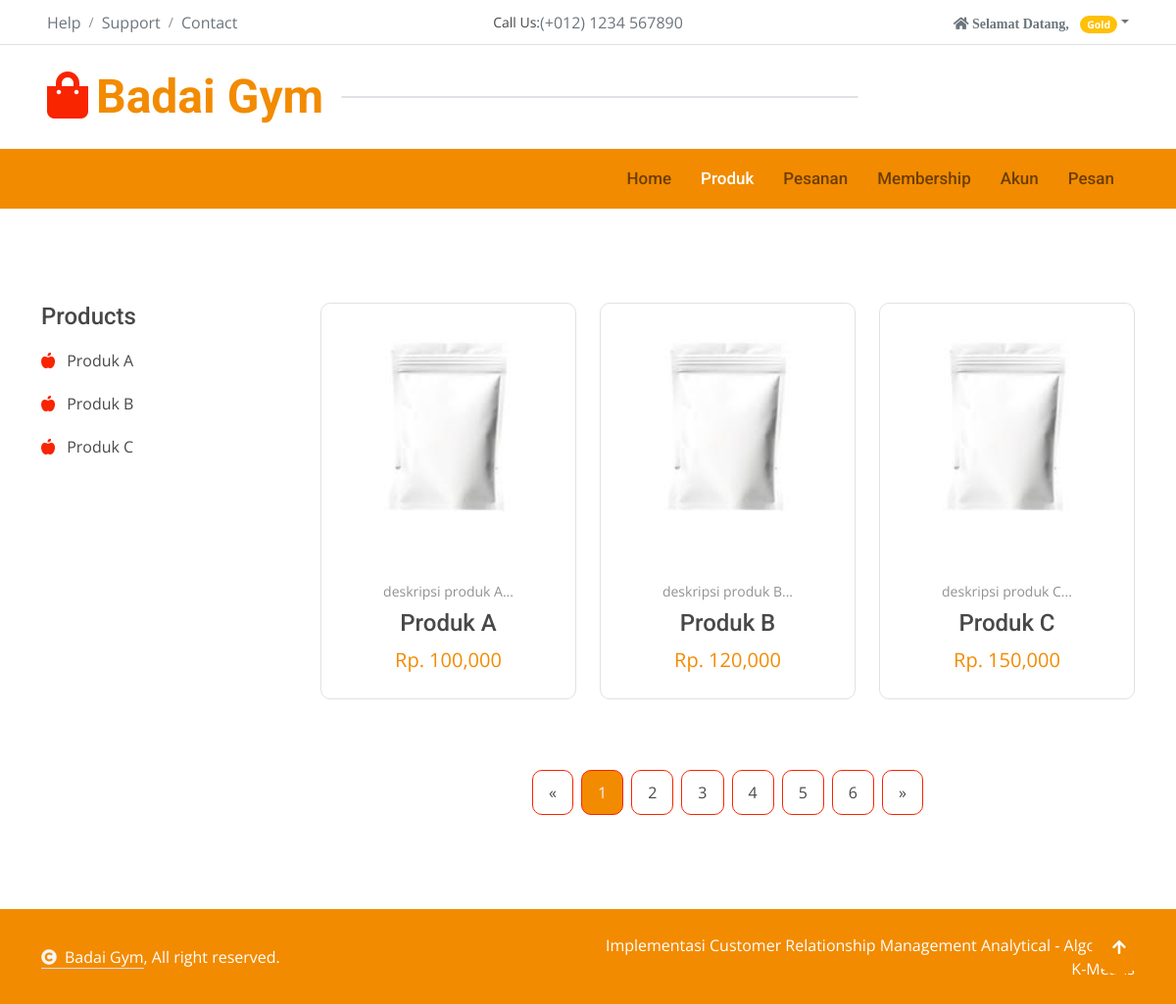
Page /Frontend/cKatalog on the committed database.
### tables this page shows
CREATE TABLE `produk` (
  `id_produk` int(11) NOT NULL,
  `nama_produk` varchar(125) NOT NULL,
  `deskripsi` text NOT NULL,
  `stok` int(11) NOT NULL,
  `gambar` text NOT NULL,
  `harga` int(11) NOT NULL
);

### application/controllers/Frontend/cKatalog.php (called while the page is built, shortened)
<?php
class cKatalog extends CI_Controller
{
	public function __construct()
	{
		$this->load->model('mProduk');
	}
	public function index()
	{
		$data = array(
			'produk' => $this->mProduk->select()
		);
		$this->load->view('Frontend/Layout/head');
		$this->load->view('Frontend/vKatalog', $data);
		$this->load->view('Frontend/Layout/footer');
	}
}

### index.php (called while the page is built, shortened)
<?php
require_once BASEPATH.'core/CodeIgniter.php';

### application/models/mProduk.php (called while the page is built, shortened)
<?php
class mProduk extends CI_Model
{
	public function select()
	{
		$this->db->select('*');
		$this->db->from('produk');
		return $this->db->get()->result();
	}
}

### application/views/Frontend/vKatalog.php (the view, shortened to what this page needs)
<div class="container-fluid shop py-5">
	<div class="container py-5">
		<div class="row g-4">
			<div class="col-lg-3 wow fadeInUp" data-wow-delay="0.1s">
				<div class="product-categories mb-4">
					<h4>Products</h4>
					<ul class="list-unstyled">
						<?php
						foreach ($produk as $key => $value) {
						?>
							<li>
								<div class="categories-item">
									<a href="#" class="text-dark"><i class="fas fa-apple-alt text-secondary me-2"></i>
										<?= $value->nama_produk ?></a>
								</div>
							</li>
						<?php
						}
						?>
					</ul>
				</div>
			</div>
			<div class="col-lg-9 wow fadeInUp" data-wow-delay="0.1s">
				<div class="tab-content">
					<div id="tab-5" class="tab-pane fade show p-0 active">
						<div class="row g-4 product">
							<?php
							foreach ($produk as $key => $value) {
							?>
								<div class="col-lg-4">
									<div class="product-item rounded wow fadeInUp" data-wow-delay="0.1s">
										<div class="product-item-inner border rounded">
											<div class="product-item-inner-item">
												<img src="<?= base_url('asset/produk/' . $value->gambar) ?>" class="img-fluid w-100 rounded-top" alt="">
											</div>
											<div class="text-center rounded-bottom p-4">
												<small class="d-block mb-2"><?= $value->deskripsi ?></small>
												<a href="#" class="d-block h4"><?= $value->nama_produk ?> </a>
												<span class="text-primary fs-5">Rp. <?= number_format($value->harga) ?></span>
											</div>
										</div>
									</div>
								</div>
							<?php
							}
							?>
							<div class="col-12 wow fadeInUp" data-wow-delay="0.1s">
								<div class="pagination d-flex justify-content-center mt-5">
									<a href="#" class="rounded">&laquo;</a>
									<a href="#" class="active rounded">1</a>
									<a href="#" class="rounded">2</a>
									<a href="#" class="rounded">3</a>
									<a href="#" class="rounded">4</a>
									<a href="#" class="rounded">5</a>
									<a href="#" class="rounded">6</a>
									<a href="#" class="rounded">&raquo;</a>
								</div>
							</div>
						</div>
					</div>
				</div>
			</div>
		</div>
	</div>
</div>

### application/views/Frontend/Layout/head.php (shortened to what this page needs)
<!DOCTYPE html>
<html lang="en">
<head>
	<link rel="stylesheet" href="https://use.fontawesome.com/releases/v5.15.4/css/all.css" />
	<link href="https://cdn.jsdelivr.net/npm/bootstrap-icons@1.4.1/font/bootstrap-icons.css" rel="stylesheet">
	<link href="<?= base_url('asset/Electro/') ?>lib/animate/animate.min.css" rel="stylesheet">
	<link href="<?= base_url('asset/Electro/') ?>lib/owlcarousel/assets/owl.carousel.min.css" rel="stylesheet">
	<link href="<?= base_url('asset/Electro/') ?>css/bootstrap.min.css" rel="stylesheet">
	<link href="<?= base_url('asset/Electro/') ?>css/style.css" rel="stylesheet">
</head>
<body>
	<div class="container-fluid px-5 d-none border-bottom d-lg-block">
		<div class="row gx-0 align-items-center">
			<div class="col-lg-4 text-center text-lg-start mb-lg-0">
				<div class="d-inline-flex align-items-center" style="height: 45px;">
					<a href="#" class="text-muted me-2"> Help</a><small> / </small>
					<a href="#" class="text-muted mx-2"> Support</a><small> / </small>
					<a href="#" class="text-muted ms-2"> Contact</a>
				</div>
			</div>
			<div class="col-lg-4 text-center d-flex align-items-center justify-content-center">
				<small class="text-dark">Call Us:</small>
				<a href="#" class="text-muted">(+012) 1234 567890</a>
			</div>
			<div class="col-lg-4 text-center text-lg-end">
				<div class="d-inline-flex align-items-center" style="height: 45px;">
					<?php
					$pelanggan = $this->db->query("SELECT * FROM `pelanggan` WHERE id_pelanggan='" . $this->session->userdata('id_pelanggan') . "'")->row();
					?>
					<div class="dropdown">
						<a href="#" class="dropdown-toggle text-muted ms-2" data-bs-toggle="dropdown"><small><i class="fa fa-home me-2"> Selamat Datang, </i> <?= $pelanggan->nama ?> <span class="badge bg-warning">
									<?php
									if ($pelanggan->level_member == '1') {
										echo 'Classic';
									} else if ($pelanggan->level_member == '2') {
										echo 'Silver';
									} else {
										echo 'Gold';
									}
									?>
								</span></small></a>
					</div>
				</div>
			</div>
		</div>
	</div>
	<div class="container-fluid px-5 py-4 d-none d-lg-block">
		<div class="row gx-0 align-items-center text-center">
			<div class="col-md-4 col-lg-3 text-center text-lg-start">
				<div class="d-inline-flex align-items-center">
					<a href="" class="navbar-brand p-0">
						<h1 class="display-5 text-primary m-0"><i class="fas fa-shopping-bag text-secondary me-2"></i>Badai Gym</h1>
					</a>
				</div>
			</div>
			<div class="col-md-4 col-lg-6 text-center">
				<div class="position-relative ps-4">
					<div class="d-flex border rounded-pill">
					</div>
				</div>
			</div>
			<div class="col-md-4 col-lg-3 text-center text-lg-end">
			</div>
		</div>
	</div>
	<div class="container-fluid nav-bar p-0">
		<div class="row gx-0 bg-primary px-5 align-items-center">
			<div class="col-12 col-lg-9">
				<nav class="navbar navbar-expand-lg navbar-light bg-primary ">
					<div class="collapse navbar-collapse" id="navbarCollapse">
						<div class="navbar-nav ms-auto py-0">
							<a href="<?= base_url('Frontend/cHome') ?>" class="nav-item nav-link <?php if ($this->uri->segment(1) == 'Frontend' && $this->uri->segment(2) == 'cHome') {
																										echo 'active';
																									}  ?>">Home</a>
							<a href="<?= base_url('Frontend/cKatalog') ?>" class="nav-item nav-link <?php if ($this->uri->segment(1) == 'Frontend' && $this->uri->segment(2) == 'cKatalog') {
																										echo 'active';
																									}  ?>">Produk</a>
							<a href="<?= base_url('Frontend/cPesanan') ?>" class="nav-item nav-link <?php if ($this->uri->segment(1) == 'Frontend' && $this->uri->segment(2) == 'cPesanan') {
																										echo 'active';
																									}  ?>">Pesanan</a>
							<a href="<?= base_url('Frontend/cMembership') ?>" class="nav-item nav-link <?php if ($this->uri->segment(1) == 'Frontend' && $this->uri->segment(2) == 'cMembership') {
																											echo 'active';
																										}  ?>">Membership</a>
							<a href="<?= base_url('Frontend/cAkun') ?>" class="nav-item nav-link <?php if ($this->uri->segment(1) == 'Frontend' && $this->uri->segment(2) == 'cAkun') {
																										echo 'active';
																									}  ?> ">Akun</a>
							<a href="<?= base_url('Frontend/cChatting') ?>" class="nav-item nav-link <?php if ($this->uri->segment(1) == 'Frontend' && $this->uri->segment(2) == 'cChatting') {
																											echo 'active';
																										}  ?>">Pesan</a>
						</div>
					</div>
				</nav>
			</div>
		</div>
	</div>

### application/views/Frontend/Layout/footer.php (shortened to what this page needs)
<div class="container-fluid copyright py-4">
	<div class="container">
		<div class="row g-4 align-items-center">
			<div class="col-md-6 text-center text-md-start mb-md-0">
				<span class="text-white"><a href="#" class="border-bottom text-white"><i class="fas fa-copyright text-light me-2"></i>Badai Gym</a>, All right
					reserved.</span>
			</div>
			<div class="col-md-6 text-center text-md-end text-white">
				Implementasi Customer Relationship Management Analytical - Algoritma K-Means
			</div>
		</div>
	</div>
</div>
<a href="#" class="btn btn-primary btn-lg-square back-to-top"><i class="fa fa-arrow-up"></i></a>
<link href="<?= base_url('asset/') ?>datatables/datatables.min.css" rel="stylesheet">
</body>
</html>

### asset/Electro/css/style.css (style rules this page uses)
.back-to-top { position: fixed; right: 30px; bottom: 30px; display: flex; width: 45px; height: 45px; align-items: center; justify-content: center; transition: 0.5s; z-index: 99; }
.btn { font-weight: 600; transition: .5s; }
.btn-lg-square { width: 56px; height: 56px; }
.btn-square, .btn-sm-square, .btn-md-square, .btn-lg-square { padding: 0; display: flex; align-items: center; justify-content: center; font-weight: normal; border-radius: 50%; }
.btn.btn-primary { background: var(--bs-primary) !important; color: var(--bs-white) !important; font-family: 'Roboto', sans-serif; font-weight: 400; transition: 0.5s; }
.nav-bar .navbar.navbar-light { padding: 0 !important; }
.nav-bar .navbar .navbar-nav .nav-link { padding: 18px 15px; font-weight: 500; font-family: 'Roboto', sans-serif; font-size: 17px; transition: .5s; }
.navbar .navbar-nav .nav-link:hover, .navbar .navbar-nav .nav-link.active, .fixed-top.bg-white .navbar .navbar-nav .nav-link:hover, .fixed-top.bg-white .navbar .navbar-nav .nav-link.active { color: var(--bs-white); }
.product .product-item { width: 100%; height: 100%; position: relative; }
.product .product-item .product-item-inner { height: 100%; }
.product .product-item .product-item-inner .product-item-inner-item { position: relative; border-top-right-radius: 10px; border-top-left-radius: 10px; overflow: hidden; }
.product .product-item .product-item-inner img { transition: 0.5s; }
.pagination { display: inline-block; }
.pagination a { color: var(--bs-dark); padding: 10px 16px; text-decoration: none; transition: 0.5s; border: 1px solid var(--bs-secondary); margin: 0 4px; }
.pagination a.active { background-color: var(--bs-primary); color: var(--bs-light); border: 1px solid var(--bs-secondary); }
.shop .product-categories .categories-item { display: flex; justify-content: space-between; padding: 10px 0; }
.shop .product-categories .categories-item a { transition: 0.5s; }
.copyright { border-top: 1px solid rgba(255, 255, 255, 0.08); background: var(--bs-primary) !important; }

### rows in the picture
produk: nama_produk "Produk A", gambar (picture), deskripsi "deskripsi produk A...", harga "100,000"
produk: nama_produk "Produk B", gambar (picture), deskripsi "deskripsi produk B...", harga "120,000"
produk: nama_produk "Produk C", gambar (picture), deskripsi "deskripsi produk C...", harga "150,000"
